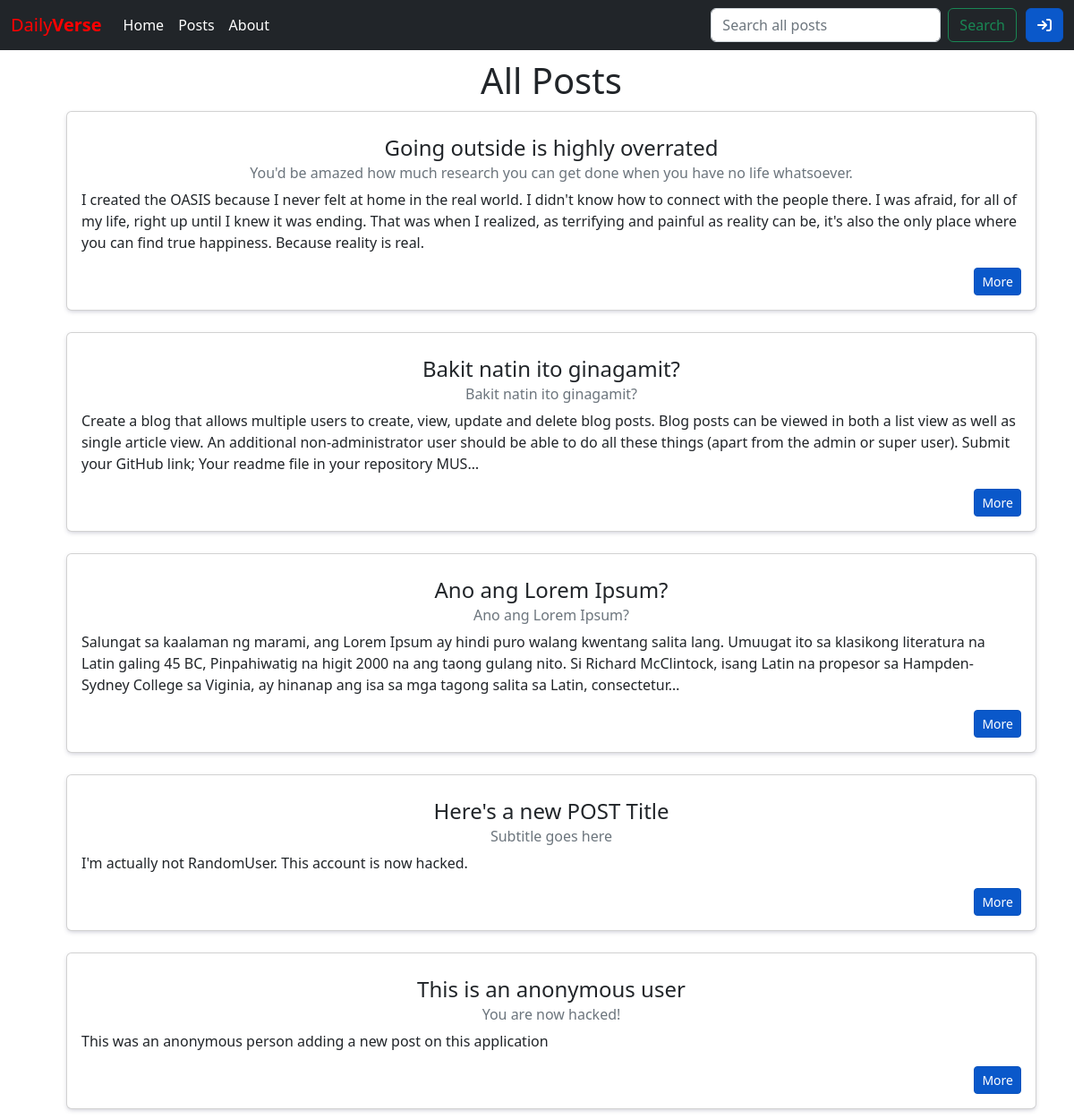
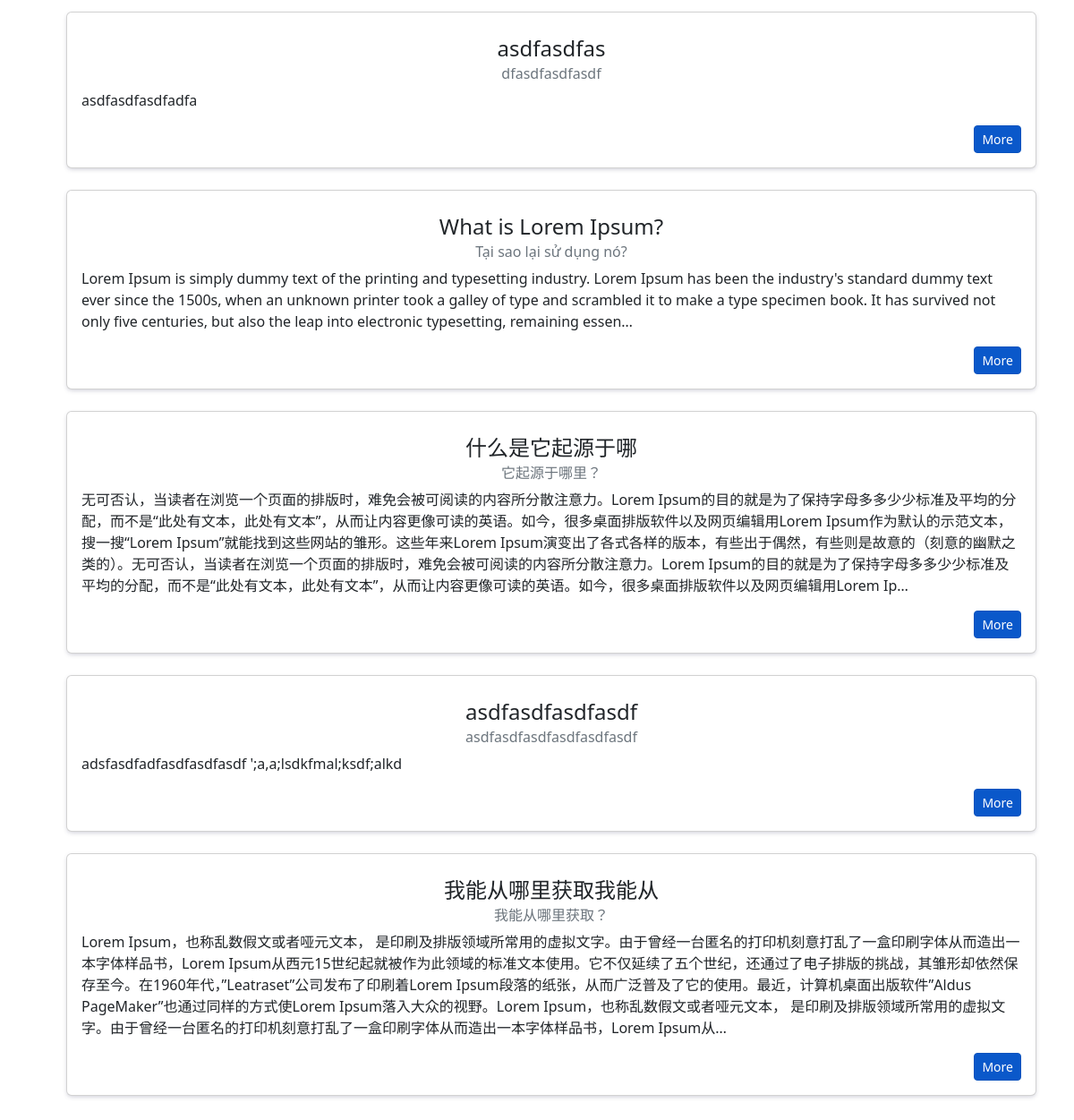
/posts/, run on the app's committed database (2 pictures, top to bottom).
### posts/models.py (models this page shows, shortened)
class Post(models.Model):
    title = models.CharField(max_length=256)
    subtitle = models.CharField(max_length=256)
    author = models.ForeignKey(
        get_user_model(),
        on_delete=models.CASCADE # When deleting, everything related to it gets deleted
    )
    body = models.TextField()
    created_on = models.DateTimeField(auto_now_add=True)
    status = models.ForeignKey(
        Status,
        on_delete=models.CASCADE,
        blank=True, # This allows the status field be null for existing records.
        null=True   # This allows the status field be null for existing records.
    )
    archived = models.ForeignKey(
        Archived,
        on_delete=models.CASCADE,
        blank=True, # This allows the status field be null for existing records.
        null=True   # This allows the status field be null for existing records.
    )
    published = models.ForeignKey(
        Published,
        on_delete=models.CASCADE,
        blank=True, # This allows the status field be null for existing records.
        null=True   # This allows the status field be null for existing records.
    )

### posts/views.py (the view)
# urls.py: path('', PostListView.as_view(), name='list'),
class PostListView(ListView):
    template_name = "posts/list.html"
    model = Post

### templates/posts/list.html (shortened to what this page needs)
{% extends 'base.html' %}
{% block content %}
<ul>
    <h1>All Posts</h1>
        {% for post in post_list %}
        <div class="card box">
            <div class="card-body">
                <h4 class="card-title">{{ post.title }}</h4>
                <h6 class="card-subtitle mb-2 text-muted">{{ post.subtitle }}</h6>
                <p class="card-text">{{ post.body|truncatechars:350 }}</p>
                <div class="author-options">
                    <a href="{% url 'detail' post.id %}" class="card-link btn btn-primary btn-sm active">More</a>
                </div>
            </div>
        </div>
        <br />
        {% endfor %}
</ul>
{% endblock content %}

### static/css/base.css (style rules this page uses)
h1, h2, h3, h4, h5, h6 { text-align: center; margin-top:10px; margin-bottom:10px; color: #212529; }
.box { box-shadow: rgba(50, 50, 93, 0.25) 0px 2px 5px -1px; }
.author-options, #post-more { text-align: right; }

### data on the page
Post: title "Going outside is highly overrated", subtitle "You'd be amazed how much research you can get done when you have no life whatsoever.", body "I created the OASIS because I never felt at home in the real world. I didn't know how to connect with the people there. I was afraid, for all of my life, right up until I knew it was ending. That was when I realized, as terrifying and painful as reality can be, it's also the only place where you can find true happiness. Because reality is real."
Post: title "Bakit natin ito ginagamit?", subtitle "Bakit natin ito ginagamit?", body "Create a blog that allows multiple users to create, view, update and delete blog posts. Blog posts can be viewed in both a list view as well as single article view. An additional non-administrator user should be able to do all these things (apart from the admin or super user). Submit your GitHub link; Your readme file in your repository MUS…"
Post: title "Ano ang Lorem Ipsum?", subtitle "Ano ang Lorem Ipsum?", body "Salungat sa kaalaman ng marami, ang Lorem Ipsum ay hindi puro walang kwentang salita lang. Umuugat ito sa klasikong literatura na Latin galing 45 BC, Pinpahiwatig na higit 2000 na ang taong gulang nito. Si Richard McClintock, isang Latin na propesor sa Hampden-Sydney College sa Viginia, ay hinanap ang isa sa mga tagong salita sa Latin, consectetur…"
Post: title "Here's a new POST Title", subtitle "Subtitle goes here", body "I'm actually not RandomUser. This account is now hacked."
Post: title "This is an anonymous user", subtitle "You are now hacked!", body "This was an anonymous person adding a new post on this application"
Post: title "asdfasdfas", subtitle "dfasdfasdfasdf", body "asdfasdfasdfadfa"
Post: title "What is Lorem Ipsum?", subtitle "Tại sao lại sử dụng nó?", body "Lorem Ipsum is simply dummy text of the printing and typesetting industry. Lorem Ipsum has been the industry's standard dummy text ever since the 1500s, when an unknown printer took a galley of type and scrambled it to make a type specimen book. It has survived not only five centuries, but also the leap into electronic typesetting, remaining essen…"
Post: title "什么是它起源于哪", subtitle "它起源于哪里？", body "无可否认，当读者在浏览一个页面的排版时，难免会被可阅读的内容所分散注意力。Lorem Ipsum的目的就是为了保持字母多多少少标准及平均的分配，而不是“此处有文本，此处有文本”，从而让内容更像可读的英语。如今，很多桌面排版软件以及网页编辑用Lorem Ipsum作为默认的示范文本，搜一搜“Lorem Ipsum”就能找到这些网站的雏形。这些年来Lorem Ipsum演变出了各式各样的版本，有些出于偶然，有些则是故意的（刻意的幽默之类的）。无可否认，当读者在浏览一个页面的排版时，难免会被可阅读的内容所分散注意力。Lorem Ipsum的目的就是为了保持字母多多少少标准及平均的分配，而不是“此处有文本，此处有文本”，从而让内容更像可读的英语。如今，很多桌面排版软件以及网页编辑用Lorem Ip…"
Post: title "asdfasdfasdfasdf", subtitle "asdfasdfasdfasdfasdfasdf", body "adsfasdfadfasdfasdfasdf ';a,a;lsdkfmal;ksdf;alkd"
Post: title "我能从哪里获取我能从", subtitle "我能从哪里获取？", body "Lorem Ipsum，也称乱数假文或者哑元文本， 是印刷及排版领域所常用的虚拟文字。由于曾经一台匿名的打印机刻意打乱了一盒印刷字体从而造出一本字体样品书，Lorem Ipsum从西元15世纪起就被作为此领域的标准文本使用。它不仅延续了五个世纪，还通过了电子排版的挑战，其雏形却依然保存至今。在1960年代，”Leatraset”公司发布了印刷着Lorem Ipsum段落的纸张，从而广泛普及了它的使用。最近，计算机桌面出版软件”Aldus PageMaker”也通过同样的方式使Lorem Ipsum落入大众的视野。Lorem Ipsum，也称乱数假文或者哑元文本， 是印刷及排版领域所常用的虚拟文字。由于曾经一台匿名的打印机刻意打乱了一盒印刷字体从而造出一本字体样品书，Lorem Ipsum从…"
